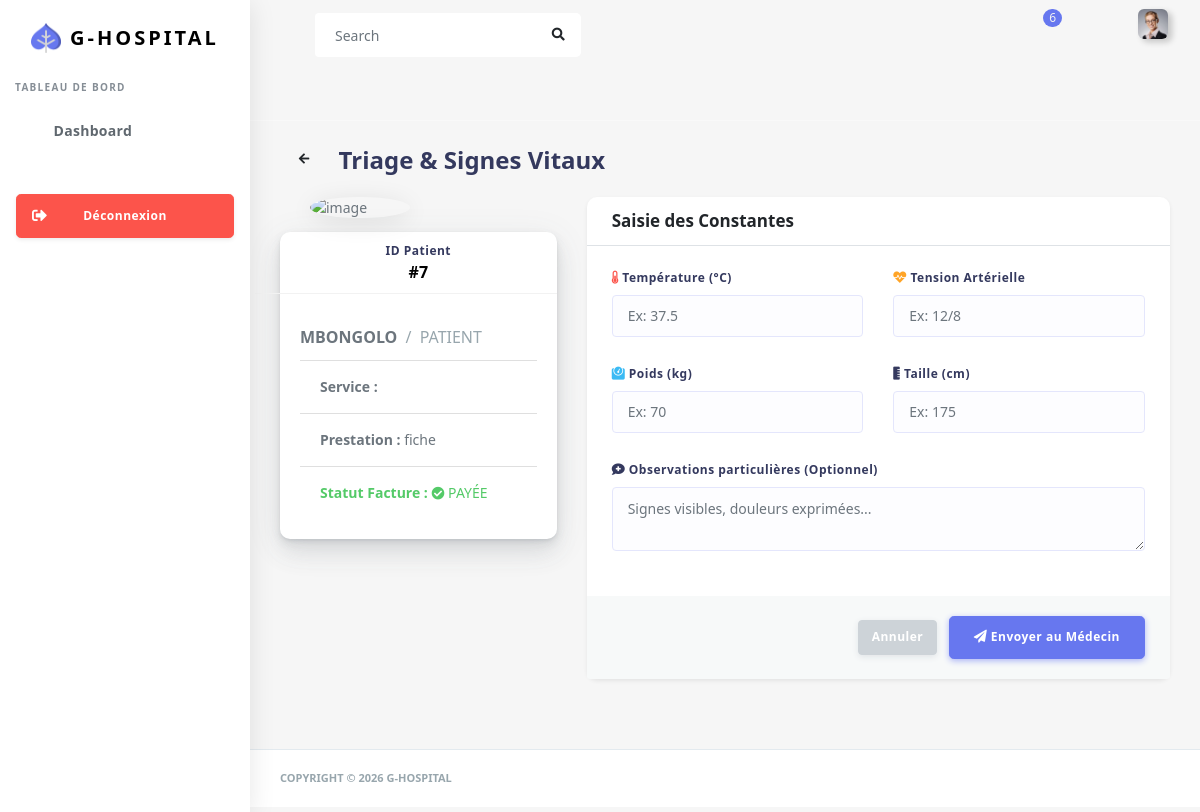
/consultation/creer/5/ (signed in), run on the app's committed database.
### app/models.py (models this page shows, shortened)
class Facture(models.Model):
    patient = models.ForeignKey('Patient', on_delete=models.CASCADE, related_name='factures')
    consultation = models.ForeignKey('Consultation', on_delete=models.SET_NULL, null=True, blank=True, related_name='factures_consult')
    prestation = models.ForeignKey('Prestation', on_delete=models.PROTECT)
    total_a_payer = models.DecimalField(max_digits=10, decimal_places=2, default=Decimal('0.00'))
    date_emission = models.DateTimeField(auto_now_add=True)
    class Meta:
        ordering = ['-date_emission']

class Patient(models.Model):
    noms = models.CharField(max_length=80)
    TYPE_SEXE = [('Masculin', 'masculin'), ('Feminin','feminin')]
    sexe = models.CharField(max_length=15, choices=TYPE_SEXE)
    age = models.IntegerField()
    adresse = models.CharField(max_length=100)
    poids = models.IntegerField()
    dateEn = models.DateTimeField(auto_now_add=True)
    phone_responsable = models.CharField(max_length=20, null=True, blank=True)
    userPatient = models.ForeignKey(User, on_delete=models.CASCADE, null=True)
    TYPECOMMUNE = [
        ('limete','Limete'), ('masina','Masina'), ('matete', 'Matete'),
        ('lemba', 'Lemba'), ("n'djili", "N'djili"), ('ngaliema', 'Ngaliema'), ('gombe','Gombe')
    ]
    commune = models.CharField(max_length=50, null=True, choices=TYPECOMMUNE)
    service_patient = models.ForeignKey('Service', on_delete=models.SET_NULL, null=True)
    class Meta:
        ordering = ['-id']

class Prestation(models.Model):
    TYPE_CHOICES = [
        ('GLOBAL', 'Général (Fiche, Dossier, Carte)'),
        ('SERVICE', 'Acte de Service (Consultation, Soin)'),
        ('EXTERNE', 'Prestation Externe'),
    ]
    libelle = models.CharField(max_length=150, verbose_name="Nom de la prestation")
    prix_fixe = models.DecimalField(max_digits=10, decimal_places=2, verbose_name="Prix (FC/$)")
    est_fiche_obligatoire = models.BooleanField(
        default=False,
        verbose_name="Est la fiche d'entrée ?",
        help_text="Cochez cette case pour la prestation 'Fiche de consultation' unique."
    )
    service = models.ForeignKey(
        'Service',
        on_delete=models.SET_NULL,
        null=True,
        blank=True,
        related_name="prestations",
        verbose_name="Service concerné" ,
        default = 1
    )
    type_prestation = models.CharField(
        max_length=10,
        choices=TYPE_CHOICES,
        default='SERVICE'
    )
    active = models.BooleanField(default=True, verbose_name="En vigueur")
    date_creation = models.DateTimeField(auto_now_add=True)
    class Meta:
        verbose_name = "Prestation"
        verbose_name_plural = "Prestations"
        constraints = [
            models.UniqueConstraint(
                fields=['est_fiche_obligatoire'],
                condition=models.Q(est_fiche_obligatoire=True),
                name='unique_fiche_obligatoire'
            )
        ]

### app/views.py (the view, shortened to what this page needs)
# urls.py: path('consultation/creer/<int:facture_id>/', views.creer_consultation, name='creer_consultation'),
@login_required()
def creer_consultation(request, facture_id):
    facture = get_object_or_404(Facture, id=facture_id)
    return render(request, 'back/creer_consultation.html', {'facture': facture})

### app/templates/back/creer_consultation.html (shortened to what this page needs)
<!DOCTYPE html>
<html lang="fr">
{% load static %}
<head>
    <link rel="stylesheet" href="{% static 'back/assets/css/app.min.css' %}">
    <link rel="stylesheet" href="{% static 'back/assets/css/style.css' %}">
    <link rel="stylesheet" href="{% static 'back/assets/css/components.css' %}">
    <link rel="stylesheet" href="https://use.fontawesome.com/releases/v5.7.2/css/all.css">
</head>
<body>
    <div id="app">
        <div class="main-wrapper main-wrapper-1">
            {% include "back/query/nav.html" %}
            {% include "back/query/sidebar.html" %}
            <div class="main-content">
                <section class="section">
                    <div class="section-header">
                        <div class="section-header-back">
                            <a href="{% url 'panel' %}" class="btn btn-icon"><i class="fas fa-arrow-left"></i></a>
                        </div>
                        <h1>Triage & Signes Vitaux</h1>
                    </div>
                    <div class="section-body">
                        <div class="row">
                            <div class="col-12 col-md-4 col-lg-4">
                                <div class="card profile-widget">
                                    <div class="profile-widget-header">
                                        <img alt="image" src="{% static 'back/assets/img/avatar/avatar-1.png' %}" class="rounded-circle profile-widget-picture">
                                        <div class="profile-widget-items">
                                            <div class="profile-widget-item">
                                                <div class="profile-widget-item-label">ID Patient</div>
                                                <div class="profile-widget-item-value">#{{ facture.patient.id }}</div>
                                            </div>
                                        </div>
                                    </div>
                                    <div class="profile-widget-description">
                                        <div class="profile-widget-name text-uppercase">{{ facture.patient.noms }} <div class="text-muted d-inline font-weight-normal"><div class="slash"></div> Patient</div></div>
                                        <ul class="list-group list-group-flush">
                                            <li class="list-group-item"><strong>Service :</strong> {{ facture.prestation.service.nom_service }}</li>
                                            <li class="list-group-item"><strong>Prestation :</strong> {{ facture.prestation.libelle }}</li>
                                            <li class="list-group-item text-success"><strong>Statut Facture :</strong> <i class="fas fa-check-circle"></i> PAYÉE</li>
                                        </ul>
                                    </div>
                                </div>
                            </div>
                            <div class="col-12 col-md-8 col-lg-8">
                                <form method="POST" class="needs-validation" novalidate="">
                                    <div class="card shadow-sm">
                                        <div class="card-header border-bottom">
                                            <h4>Saisie des Constantes</h4>
                                        </div>
                                        <div class="card-body">
                                            <div class="row">
                                                <div class="form-group col-md-6">
                                                    <label><i class="fas fa-thermometer-half text-danger"></i> Température (°C)</label>
                                                    <input type="number" name="temperature" step="0.1" class="form-control" placeholder="Ex: 37.5" required>
                                                </div>
                                                <div class="form-group col-md-6">
                                                    <label><i class="fas fa-heartbeat text-warning"></i> Tension Artérielle</label>
                                                    <input type="text" name="tension" class="form-control" placeholder="Ex: 12/8" required>
                                                </div>
                                            </div>
                                            <div class="row">
                                                <div class="form-group col-md-6">
                                                    <label><i class="fas fa-weight text-info"></i> Poids (kg)</label>
                                                    <input type="number" name="poids" step="0.1" class="form-control" placeholder="Ex: 70" required>
                                                </div>
                                                <div class="form-group col-md-6">
                                                    <label><i class="fas fa-ruler-vertical"></i> Taille (cm)</label>
                                                    <input type="number" name="taille" class="form-control" placeholder="Ex: 175">
                                                </div>
                                            </div>
                                            <div class="form-group">
                                                <label><i class="fas fa-comment-medical"></i> Observations particulières (Optionnel)</label>
                                                <textarea name="observations" class="form-control" style="height: 100px;" placeholder="Signes visibles, douleurs exprimées..."></textarea>
                                            </div>
                                        </div>
                                        <div class="card-footer bg-whitesmoke text-right">
                                            <a href="{% url 'panel' %}" class="btn btn-secondary mr-2">Annuler</a>
                                            <button type="submit" class="btn btn-primary btn-lg">
                                                <i class="fas fa-paper-plane"></i> Envoyer au Médecin
                                            </button>
                                        </div>
                                    </div>
                                </form>
                            </div>
                        </div>
                    </div>
                </section>
            </div>
            <footer class="main-footer">
                <div class="footer-left">Copyright &copy; 2026 G-HOSPITAL</div>
            </footer>
        </div>
    </div>
</body>
</html>

### data on the page
Facture: patient.id "7", patient.noms "MBONGOLO", prestation.libelle "fiche"
